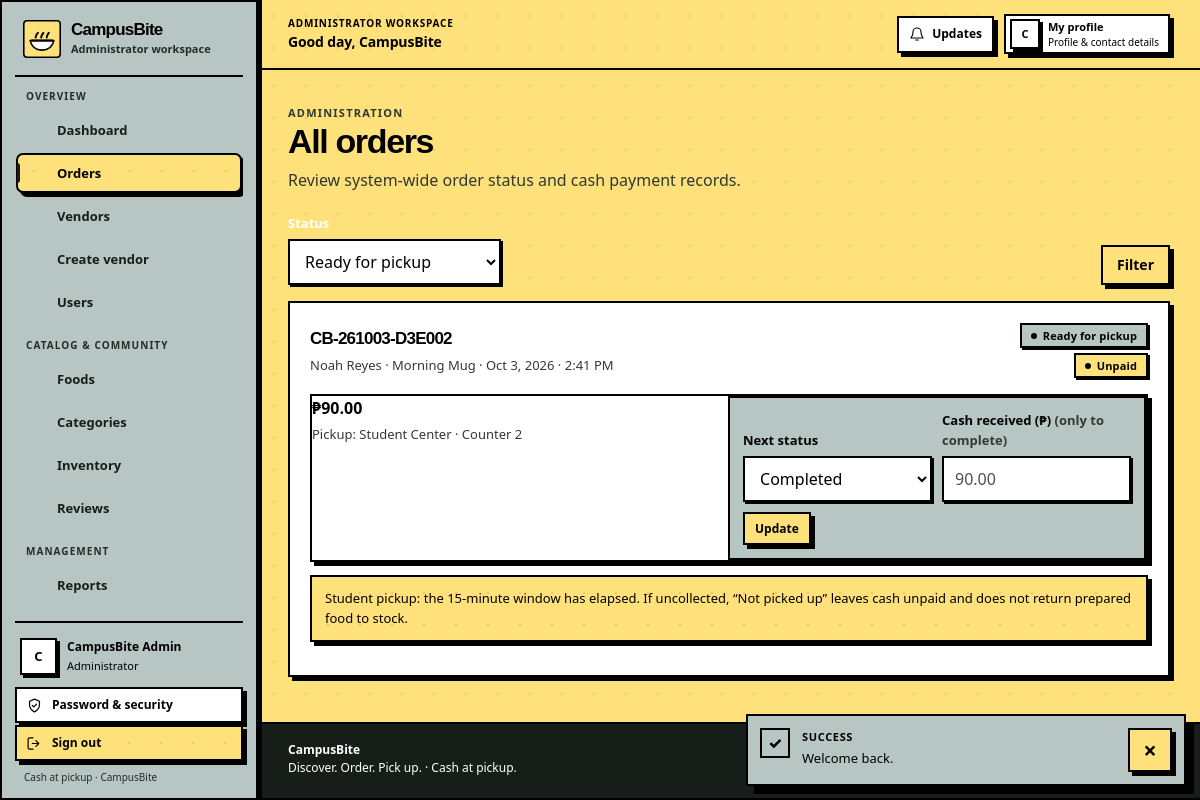
The app's page /index.php?r=admin.orders&status=READY (signed in) with its own data.
### tables this page shows
CREATE TABLE IF NOT EXISTS system_settings (
  setting_key VARCHAR(100) NOT NULL,
  setting_value TEXT NOT NULL,
  updated_by INT UNSIGNED NULL,
  updated_at DATETIME NOT NULL DEFAULT CURRENT_TIMESTAMP ON UPDATE CURRENT_TIMESTAMP,
  PRIMARY KEY (setting_key),
  CONSTRAINT fk_settings_updater FOREIGN KEY (updated_by) REFERENCES users(id) ON DELETE SET NULL
);

CREATE TABLE IF NOT EXISTS users (
  id INT UNSIGNED NOT NULL AUTO_INCREMENT,
  role_id TINYINT UNSIGNED NOT NULL,
  full_name VARCHAR(120) NOT NULL,
  email VARCHAR(190) NOT NULL,
  password_hash VARCHAR(255) NOT NULL,
  phone VARCHAR(30) NULL,
  status ENUM('PENDING','ACTIVE','SUSPENDED') NOT NULL DEFAULT 'ACTIVE',
  last_login_at DATETIME NULL,
  created_at DATETIME NOT NULL DEFAULT CURRENT_TIMESTAMP,
  updated_at DATETIME NOT NULL DEFAULT CURRENT_TIMESTAMP ON UPDATE CURRENT_TIMESTAMP,
  PRIMARY KEY (id),
  UNIQUE KEY uq_users_email (email),
  KEY idx_users_role_status (role_id, status),
  CONSTRAINT fk_users_role FOREIGN KEY (role_id) REFERENCES roles(id) ON DELETE RESTRICT
);

CREATE TABLE IF NOT EXISTS roles (
  id TINYINT UNSIGNED NOT NULL AUTO_INCREMENT,
  name VARCHAR(30) NOT NULL,
  display_name VARCHAR(60) NOT NULL,
  PRIMARY KEY (id),
  UNIQUE KEY uq_roles_name (name)
);

CREATE TABLE IF NOT EXISTS orders (
  id BIGINT UNSIGNED NOT NULL AUTO_INCREMENT,
  order_number VARCHAR(32) NOT NULL,
  user_id INT UNSIGNED NULL,
  vendor_id INT UNSIGNED NOT NULL,
  source ENUM('STUDENT','POS') NOT NULL DEFAULT 'STUDENT',
  status ENUM('PENDING','CONFIRMED','PREPARING','READY','COMPLETED','CANCELLED','REJECTED','NO_SHOW') NOT NULL DEFAULT 'PENDING',
  subtotal DECIMAL(10,2) NOT NULL,
  total DECIMAL(10,2) NOT NULL,
  pickup_location VARCHAR(240) NOT NULL,
  prep_estimate_minutes SMALLINT UNSIGNED NOT NULL DEFAULT 10,
  customer_note VARCHAR(300) NULL,
  accepted_at DATETIME NULL,
  ready_at DATETIME NULL,
  completed_at DATETIME NULL,
  created_at DATETIME NOT NULL DEFAULT CURRENT_TIMESTAMP,
  updated_at DATETIME NOT NULL DEFAULT CURRENT_TIMESTAMP ON UPDATE CURRENT_TIMESTAMP,
  PRIMARY KEY (id),
  UNIQUE KEY uq_orders_number (order_number),
  KEY idx_orders_user_created (user_id, created_at),
  KEY idx_orders_vendor_status_created (vendor_id, status, created_at),
  KEY idx_orders_status_created (status, created_at),
  CONSTRAINT fk_orders_user FOREIGN KEY (user_id) REFERENCES users(id) ON DELETE SET NULL,
  CONSTRAINT fk_orders_vendor FOREIGN KEY (vendor_id) REFERENCES vendors(id) ON DELETE RESTRICT
);

CREATE TABLE IF NOT EXISTS vendors (
  id INT UNSIGNED NOT NULL AUTO_INCREMENT,
  user_id INT UNSIGNED NOT NULL,
  name VARCHAR(120) NOT NULL,
  slug VARCHAR(150) NOT NULL,
  description TEXT NULL,
  pickup_location VARCHAR(180) NOT NULL,
  stall_label VARCHAR(80) NULL,
  prep_minutes SMALLINT UNSIGNED NOT NULL DEFAULT 15,
  logo_media_id BIGINT UNSIGNED NULL,
  status ENUM('PENDING','ACTIVE','REJECTED','SUSPENDED') NOT NULL DEFAULT 'PENDING',
  approved_at DATETIME NULL,
  approved_by INT UNSIGNED NULL,
  created_at DATETIME NOT NULL DEFAULT CURRENT_TIMESTAMP,
  updated_at DATETIME NOT NULL DEFAULT CURRENT_TIMESTAMP ON UPDATE CURRENT_TIMESTAMP,
  PRIMARY KEY (id),
  UNIQUE KEY uq_vendors_user (user_id),
  UNIQUE KEY uq_vendors_slug (slug),
  KEY idx_vendors_status (status),
  CONSTRAINT fk_vendors_user FOREIGN KEY (user_id) REFERENCES users(id) ON DELETE RESTRICT,
  CONSTRAINT fk_vendors_logo FOREIGN KEY (logo_media_id) REFERENCES media(id) ON DELETE SET NULL,
  CONSTRAINT fk_vendors_approver FOREIGN KEY (approved_by) REFERENCES users(id) ON DELETE SET NULL
);

### views/admin/orders.php (the view, shortened to what the rows shown need)
<div class="page-heading"><div><p class="eyebrow">Administration</p><h1>All orders</h1><p>Review system-wide order status and cash payment records.</p></div></div>
<?php if ($orders): ?><div class="stack"><?php foreach ($orders as $order): $next=Order::allowedNext($order['status']); if ($order['status']==='READY' && !(int)($order['no_show_allowed']??0)) $next=array_values(array_diff($next,['NO_SHOW'])); ?><article class="panel"><div class="spread"><div><h2 class="panel-title" style="margin:0"><?= h($order['order_number']) ?></h2><p class="muted small" style="margin:4px 0 0"><?= h($order['student_name'] ?: 'POS sale') ?> · <?= h($order['vendor_name']) ?> · <?= h(format_datetime($order['created_at'])) ?></p></div><div class="stack" style="justify-items:end;gap:5px"><?php $status=$order['status'];require APP_ROOT . '/views/components/status-badge.php'; ?><?php $status=$order['payment_status']??'UNPAID';require APP_ROOT . '/views/components/status-badge.php'; ?></div></div><div class="order-card-content"><div><strong><?= h(money($order['total'])) ?></strong><p class="muted small">Pickup: <?= h($order['pickup_location']) ?></p></div><?php if ($next): ?><form method="post" action="<?= h(app_url('admin.order.status')) ?>" class="order-action-form" data-submit-feedback><?= csrf_field() ?><input type="hidden" name="order_id" value="<?= (int)$order['id'] ?>"><div class="form-field"><label for="admin-status-<?= (int)$order['id'] ?>">Next status</label><select id="admin-status-<?= (int)$order['id'] ?>" name="status"><?php foreach ($next as $choice): ?><option value="<?= h($choice) ?>"><?= h(status_label($choice)) ?></option><?php endforeach; ?></select></div><?php if (in_array('COMPLETED', $next, true)): ?><div class="form-field"><label for="admin-cash-<?= (int)$order['id'] ?>">Cash received (₱) <span class="muted">(only to complete)</span></label><input id="admin-cash-<?= (int)$order['id'] ?>" name="cash_received" type="number" min="0" max="1000000" step="0.01" inputmode="decimal" placeholder="<?= h(number_format((float)$order['total'],2,'.','')) ?>"></div><?php endif; ?><button class="button button-secondary button-small" type="submit">Update</button></form><?php endif; ?></div><?php if ($order['source']==='STUDENT' && $order['status']==='READY'): ?><p class="cash-note">Student pickup: <?php if ((int)($order['no_show_allowed']??0)): ?>the <?= (int) PICKUP_GRACE_MINUTES ?>-minute window has elapsed. If uncollected, “Not picked up” leaves cash unpaid and does not return prepared food to stock.<?php else: ?>the “Not picked up” action becomes available after <?= (int) PICKUP_GRACE_MINUTES ?> minutes from Ready.<?php endif; ?></p><?php endif; ?></article><?php endforeach; ?></div><?php $routeName='admin.orders';$perPage=$limit;$queryParams=$status?['status'=>$status]:[];require APP_ROOT . '/views/components/pagination.php'; ?><?php else: ?><div class="empty-state"><h2>No orders found</h2><p>Try another status filter.</p></div><?php endif; ?>

### views/layouts/header.php (shortened to what the rows shown need)
<?php
$user = current_user();
$currentRoute = (string) ($_GET['r'] ?? 'home');
$vendorContext = $user && $user['role'] === 'VENDOR' ? current_vendor() : null;
$unreadCount = 0;
if ($user) {
    try {
        $notificationState = db_one('SELECT COALESCE(SUM(read_at IS NULL),0) AS unread_count, COALESCE(MAX(id),0) AS latest_id FROM notifications WHERE user_id=?', 'i', [(int) $user['id']]);
        $unreadCount = (int) ($notificationState['unread_count'] ?? 0);
    } catch (Throwable $e) { $unreadCount = 0; $cartCount = 0; $notificationCursor = 0; }
}
$workspaceMode = $user && in_array($user['role'], ['STUDENT', 'VENDOR', 'ADMIN'], true);
$bodyClasses = $workspaceMode ? 'workspace-body' . ($user['role'] === 'STUDENT' ? ' student-workspace-body' : '') : '';
$workspaceRoleLabel = match ($user['role'] ?? '') {
    'ADMIN' => 'Administrator',
    'VENDOR' => 'Vendor',
    'STUDENT' => 'Student',
    default => 'Account',
};
$userName = trim((string) ($user['full_name'] ?? ''));
$userFirstName = $userName !== '' ? (explode(' ', $userName)[0] ?? $userName) : 'there';
$userInitial = strtoupper(mb_substr($userFirstName, 0, 1, 'UTF-8'));
$profileImageUrl = $user && !empty($user['profile_media_id']) ? app_url('media.view', ['id' => (int) $user['profile_media_id']]) : null;
$workspaceNavGroups = [];
if (!$workspaceMode) {
    $nav = [['foods','Foods'],['vendors','Vendors'],['content&page=help','How it works']];
} else {
    $workspaceNavGroups = [
        ['label' => 'Overview', 'items' => [
            ['route' => 'admin.dashboard', 'label' => 'Dashboard', 'icon' => 'grid'],
            ['route' => 'admin.orders', 'label' => 'Orders', 'icon' => 'receipt', 'active' => ['admin.orders', 'admin.order.status']],
            ['route' => 'admin.vendors', 'label' => 'Vendors', 'icon' => 'store', 'active' => ['admin.vendors', 'admin.vendor.action']],
            ['route' => 'admin.vendor.create', 'label' => 'Create vendor', 'icon' => 'person'],
            ['route' => 'admin.users', 'label' => 'Users', 'icon' => 'people', 'active' => ['admin.users', 'admin.user.status']],
        ]],
        ['label' => 'Catalog & community', 'items' => [
            ['route' => 'admin.foods', 'label' => 'Foods', 'icon' => 'food', 'active' => ['admin.foods', 'admin.food.toggle', 'admin.food.feature']],
            ['route' => 'admin.categories', 'label' => 'Categories', 'icon' => 'layers', 'active' => ['admin.categories', 'admin.category.save', 'admin.category.toggle']],
            ['route' => 'admin.inventory', 'label' => 'Inventory', 'icon' => 'box'],
            ['route' => 'admin.reviews', 'label' => 'Reviews', 'icon' => 'star', 'active' => ['admin.reviews', 'admin.review.status']],
        ]],
        ['label' => 'Management', 'items' => [
            ['route' => 'admin.reports', 'label' => 'Reports', 'icon' => 'chart'],
            ['route' => 'admin.cms', 'label' => 'Site content', 'icon' => 'file', 'active' => ['admin.cms', 'admin.cms.save']],
            ['route' => 'admin.media', 'label' => 'Media library', 'icon' => 'image', 'active' => ['admin.media', 'admin.media.upload', 'admin.media.delete']],
            ['route' => 'admin.settings', 'label' => 'Settings', 'icon' => 'settings', 'active' => ['admin.settings', 'admin.settings.save']],
            ['route' => 'admin.audit', 'label' => 'Audit history', 'icon' => 'clock'],
            ['route' => 'notifications', 'label' => 'Notifications', 'icon' => 'bell', 'badge' => $unreadCount, 'badge_label' => 'unread notifications'],
        ]],
        ['label' => 'Account', 'items' => [
            ['route' => 'profile', 'label' => 'My profile', 'icon' => 'person', 'active' => ['profile', 'profile.save']],
        ]],
    ];
}
?>
<!doctype html>
<html lang="en">
<head>
  <title><?= h(($title ?? 'Discover campus food') . ' · ' . site_name()) ?></title>
  <link rel="stylesheet" href="https://api.fontshare.com/v2/css?f[]=cabinet-grotesk@400,500,700,800&amp;display=swap">
  <link rel="stylesheet" href="https://api.fontshare.com/v2/css?f[]=satoshi@400,500,700&amp;display=swap">
  <link rel="stylesheet" href="<?= h(APP_BASE) ?>/assets/css/app.css">
</head>
<body<?= $bodyClasses !== '' ? ' class="' . h($bodyClasses) . '"' : '' ?>>
<?php if ($workspaceMode): ?>
<div class="workspace-shell" data-workspace-layout>
  <?php require APP_ROOT . '/views/layouts/sidebar.php'; ?>
  <div class="workspace-main">
    <header class="workspace-topbar">
      <div class="workspace-topbar-leading">
        <div class="workspace-greeting">
          <span class="workspace-topbar-kicker"><?= h($workspaceRoleLabel) ?> workspace</span>
          <strong>Good day, <?= h($userFirstName) ?></strong>
        </div>
      </div>
      <div class="workspace-topbar-actions">
        <a class="workspace-updates" href="<?= h(app_url('notifications')) ?>" aria-label="Notifications<?= $unreadCount ? ', ' . (int) $unreadCount . ' unread' : '' ?>" data-live-unread-link data-live-label="Notifications" data-live-badge-class="workspace-topbar-badge">
          <svg viewBox="0 0 24 24" aria-hidden="true" focusable="false"><path d="M18 9a6 6 0 0 0-12 0c0 7-3 7-3 9h18c0-2-3-2-3-9M10 21h4"/></svg>
          <span>Updates</span><?php if ($unreadCount): ?><span class="workspace-topbar-badge" data-live-unread-badge aria-hidden="true"><?= (int) $unreadCount ?></span><?php endif; ?>
        </a>
        <a class="workspace-topbar-account" href="<?= h(app_url('profile')) ?>" aria-label="My profile">
          <span class="workspace-avatar workspace-avatar-small" aria-hidden="true"><?php if ($profileImageUrl): ?><img src="<?= h($profileImageUrl) ?>" alt=""><?php else: ?><?= h($userInitial) ?><?php endif; ?></span>
          <span class="workspace-topbar-account-label">My profile<small>Profile &amp; contact details</small></span>
        </a>
      </div>
    </header>
    <main class="site-main workspace-site-main" id="main-content">
      <div class="workspace-content">
<?php endif; ?>

### views/layouts/sidebar.php (shortened to what the rows shown need)
<aside class="workspace-sidebar" id="workspace-sidebar" aria-label="CampusBite workspace">
  <div class="workspace-sidebar-brand">
    <a class="workspace-brand" href="<?= h(app_url($user['role'] === 'ADMIN' ? 'admin.dashboard' : ($user['role'] === 'VENDOR' ? 'vendor.dashboard' : 'home'))) ?>" aria-label="<?= h(site_name()) ?> workspace home">
      <img src="<?= h(APP_BASE) ?>/assets/icons/campusbite.svg" width="38" height="38" alt="">
      <span class="workspace-brand-copy"><strong><?= h(site_name()) ?></strong><small><?= h($workspaceRoleLabel) ?> workspace</small></span>
    </a>
  </div>
  <nav class="workspace-navigation" aria-label="Workspace navigation">
    <?php foreach ($workspaceNavGroups as $group): ?>
      <div class="workspace-nav-group">
        <p class="workspace-nav-label"><?= h($group['label']) ?></p>
        <ul>
          <?php foreach ($group['items'] as $item):
            $activeRoutes = $item['active'] ?? [$item['route']];
            $isCurrent = in_array($currentRoute, $activeRoutes, true);
          ?>
            <li>
              <a class="workspace-nav-link<?= $isCurrent ? ' is-current' : '' ?>" href="<?= h(app_url($item['route'])) ?>"<?= $isCurrent ? ' aria-current="page"' : '' ?>>
                <svg class="workspace-nav-icon" viewBox="0 0 24 24" aria-hidden="true" focusable="false"><g fill="none" stroke="currentColor" stroke-width="1.7" stroke-linecap="round" stroke-linejoin="round"><?= $workspaceIcons[$item['icon']] ?? $workspaceIcons['grid'] ?></g></svg>
                <span class="workspace-nav-text"><?= h($item['label']) ?></span>
              </a>
            </li>
          <?php endforeach; ?>
        </ul>
      </div>
    <?php endforeach; ?>
  </nav>
  <div class="workspace-sidebar-footer">
    <div class="workspace-sidebar-user">
      <span class="workspace-avatar" aria-hidden="true"><?php if ($profileImageUrl): ?><img src="<?= h($profileImageUrl) ?>" alt=""><?php else: ?><?= h($userInitial) ?><?php endif; ?></span>
      <span class="workspace-sidebar-user-copy"><strong><?= h($userName ?: 'CampusBite user') ?></strong><small><?= h($workspaceRoleLabel) ?></small></span>
    </div>
    <a class="workspace-sidebar-security" href="<?= h(app_url('account.password')) ?>">
      <svg viewBox="0 0 24 24" aria-hidden="true" focusable="false"><path d="M12 3 19 6v5c0 4.6-2.9 8-7 10-4.1-2-7-5.4-7-10V6l7-3Z"/><path d="m9 12 2 2 4-4"/></svg>
      <span>Password &amp; security</span>
    </a>
    <form class="workspace-signout-form" method="post" action="<?= h(app_url('auth.logout')) ?>">
      <button class="workspace-signout" type="submit">
        <svg viewBox="0 0 24 24" aria-hidden="true" focusable="false"><path d="M10 4H5a2 2 0 0 0-2 2v12a2 2 0 0 0 2 2h5M14 16l4-4-4-4M18 12H9"/></svg>
        <span>Sign out</span>
      </button>
    </form>
    <p class="workspace-sidebar-footnote">Cash at pickup · CampusBite</p>
  </div>
</aside>

### views/components/status-badge.php (shortened to what the rows shown need)
<?php
$badgeStatus = strtoupper((string) ($status ?? ''));
$badgeClass = match ($badgeStatus) {
    'COMPLETED', 'ACTIVE', 'PAID', 'RESTOCK', 'PURCHASE', 'PUBLISHED' => 'status-completed',
    'PENDING', 'UNPAID', 'PREPARING', 'OPEN', 'WASTE' => 'status-pending',
    'CONFIRMED', 'READY', 'RESOLVED' => 'status-ready',
    'CANCELLED', 'REJECTED', 'NO_SHOW', 'SUSPENDED', 'HIDDEN', 'DISMISSED' => 'status-cancelled',
    default => 'status-neutral',
};
$badgeText = $badgeLabel ?? status_label($badgeStatus);
?>
<span class="badge <?= h($badgeClass) ?>"><?= h($badgeText) ?></span>

### views/layouts/footer.php (shortened to what the rows shown need)
      </div>
    </main>
    <footer class="site-footer<?= $workspaceMode ? ' workspace-footer' : '' ?>">
      <div class="container footer-inner">
        <div><strong><?= h(site_name()) ?></strong><br><span>Discover. Order. Pick up. · Cash at pickup.</span></div>
      </div>
    </footer>
<?php if ($workspaceMode): ?>
  </div>
</div>
<?php endif; ?>
</body>
</html>

### records on screen
system_settings: setting_value "CampusBite"
users: role.name "Administrator", full_name "C", full_name "CampusBite Admin", role.name "ADMINISTRATOR", full_name "CampusBite"
orders: order_number "CB-261003-D3E002", user.full_name "Noah Reyes", vendor.name "Morning Mug", created_at "Oct 3, 2026 · 2:41 PM", status "Ready for pickup Unpaid", total "₱90.00", pickup_location "Student Center · Counter 2", status "Completed", cash_received "90.00"

### other values on screen
$group['label'] "OVERVIEW"
$item['label'] "Dashboard"
$item['label'] "Orders"
$item['label'] "Vendors"
$item['label'] "Create vendor"
$item['label'] "Users"
$group['label'] "CATALOG & COMMUNITY"
$item['label'] "Foods"
$item['label'] "Categories"
$item['label'] "Inventory"
$item['label'] "Reviews"
$group['label'] "MANAGEMENT"
$item['label'] "Reports"
$toastLabel "SUCCESS"
$flash['message'] "Welcome back."
